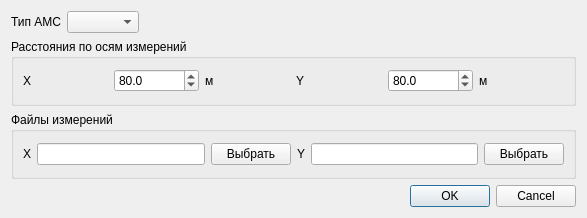
<?xml version="1.0" encoding="UTF-8"?>
<ui version="4.0">
 <class>AmsFromFiles</class>
 <widget class="QDialog" name="AmsFromFiles">
  <property name="geometry">
   <rect>
    <x>0</x>
    <y>0</y>
    <width>587</width>
    <height>218</height>
   </rect>
  </property>
  <property name="windowTitle">
   <string>Dialog</string>
  </property>
  <layout class="QVBoxLayout" name="verticalLayout">
   <item>
    <layout class="QHBoxLayout" name="horizontalLayout_3">
     <item>
      <widget class="QLabel" name="label_7">
       <property name="text">
        <string>Тип АМС</string>
       </property>
      </widget>
     </item>
     <item>
      <widget class="QComboBox" name="amsType"/>
     </item>
     <item>
      <spacer name="horizontalSpacer">
       <property name="orientation">
        <enum>Qt::Horizontal</enum>
       </property>
       <property name="sizeHint" stdset="0">
        <size>
         <width>338</width>
         <height>20</height>
        </size>
       </property>
      </spacer>
     </item>
    </layout>
   </item>
   <item>
    <widget class="QGroupBox" name="groupBox">
     <property name="title">
      <string>Расстояния по осям измерений</string>
     </property>
     <layout class="QHBoxLayout" name="horizontalLayout">
      <item>
       <widget class="QLabel" name="label">
        <property name="text">
         <string>X</string>
        </property>
       </widget>
      </item>
      <item>
       <widget class="QDoubleSpinBox" name="distX">
        <property name="decimals">
         <number>1</number>
        </property>
        <property name="maximum">
         <double>300.000000000000000</double>
        </property>
        <property name="value">
         <double>80.000000000000000</double>
        </property>
       </widget>
      </item>
      <item>
       <widget class="QLabel" name="label_5">
        <property name="text">
         <string>м</string>
        </property>
       </widget>
      </item>
      <item>
       <widget class="QLabel" name="label_2">
        <property name="text">
         <string>Y</string>
        </property>
       </widget>
      </item>
      <item>
       <widget class="QDoubleSpinBox" name="distY">
        <property name="decimals">
         <number>1</number>
        </property>
        <property name="maximum">
         <double>300.000000000000000</double>
        </property>
        <property name="value">
         <double>80.000000000000000</double>
        </property>
       </widget>
      </item>
      <item>
       <widget class="QLabel" name="label_6">
        <property name="text">
         <string>м</string>
        </property>
       </widget>
      </item>
     </layout>
    </widget>
   </item>
   <item>
    <widget class="QGroupBox" name="groupBox_2">
     <property name="title">
      <string>Файлы измерений</string>
     </property>
     <layout class="QHBoxLayout" name="horizontalLayout_2">
      <item>
       <widget class="QLabel" name="label_3">
        <property name="text">
         <string>X</string>
        </property>
       </widget>
      </item>
      <item>
       <widget class="QLineEdit" name="fileX"/>
      </item>
      <item>
       <widget class="QPushButton" name="selectX">
        <property name="text">
         <string>Выбрать</string>
        </property>
       </widget>
      </item>
      <item>
       <widget class="QLabel" name="label_4">
        <property name="text">
         <string>Y</string>
        </property>
       </widget>
      </item>
      <item>
       <widget class="QLineEdit" name="fileY"/>
      </item>
      <item>
       <widget class="QPushButton" name="selectY">
        <property name="text">
         <string>Выбрать</string>
        </property>
       </widget>
      </item>
     </layout>
    </widget>
   </item>
   <item>
    <widget class="QDialogButtonBox" name="buttonBox">
     <property name="orientation">
      <enum>Qt::Horizontal</enum>
     </property>
     <property name="standardButtons">
      <set>QDialogButtonBox::Cancel|QDialogButtonBox::Ok</set>
     </property>
    </widget>
   </item>
  </layout>
 </widget>
 <resources/>
 <connections>
  <connection>
   <sender>buttonBox</sender>
   <signal>accepted()</signal>
   <receiver>AmsFromFiles</receiver>
   <slot>accept()</slot>
   <hints>
    <hint type="sourcelabel">
     <x>257</x>
     <y>173</y>
    </hint>
    <hint type="destinationlabel">
     <x>157</x>
     <y>274</y>
    </hint>
   </hints>
  </connection>
  <connection>
   <sender>buttonBox</sender>
   <signal>rejected()</signal>
   <receiver>AmsFromFiles</receiver>
   <slot>reject()</slot>
   <hints>
    <hint type="sourcelabel">
     <x>325</x>
     <y>173</y>
    </hint>
    <hint type="destinationlabel">
     <x>286</x>
     <y>274</y>
    </hint>
   </hints>
  </connection>
  <connection>
   <sender>selectX</sender>
   <signal>clicked()</signal>
   <receiver>AmsFromFiles</receiver>
   <slot>selectXFile()</slot>
   <hints>
    <hint type="sourcelabel">
     <x>229</x>
     <y>121</y>
    </hint>
    <hint type="destinationlabel">
     <x>6</x>
     <y>137</y>
    </hint>
   </hints>
  </connection>
  <connection>
   <sender>selectY</sender>
   <signal>clicked()</signal>
   <receiver>AmsFromFiles</receiver>
   <slot>selectYFile()</slot>
   <hints>
    <hint type="sourcelabel">
     <x>522</x>
     <y>124</y>
    </hint>
    <hint type="destinationlabel">
     <x>582</x>
     <y>137</y>
    </hint>
   </hints>
  </connection>
 </connections>
 <slots>
  <slot>selectXFile()</slot>
  <slot>selectYFile()</slot>
 </slots>
</ui>
